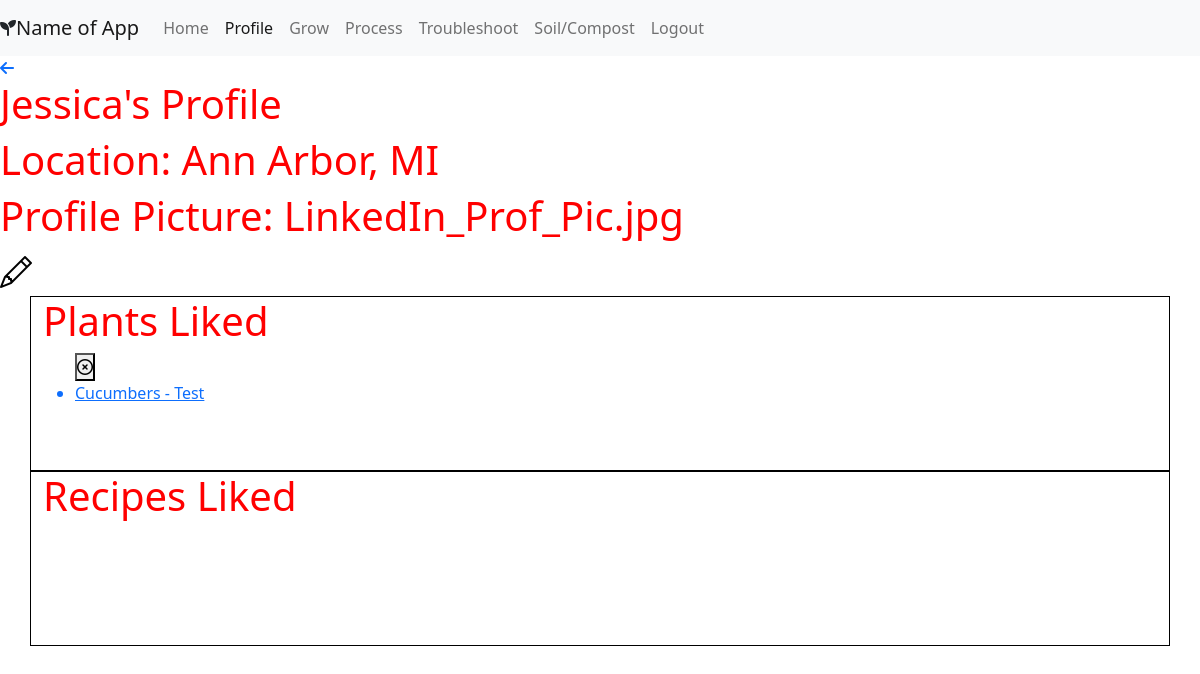
/profile/1 (signed in), run on the app's committed database.
### portfolio/models.py (models this page shows, shortened)
class User(models.Model):
    first_name = models.CharField(max_length=45)
    last_name = models.CharField(max_length=45)
    location = models.TextField(null = True)
    email = models.TextField()
    password = models.TextField()
    profile_pic = models.ImageField(null=True, blank=True)
    created_at = models.DateTimeField(auto_now_add=True)
    updated_at = models.DateTimeField(auto_now=True)
    objects = UserManager()

class Plant(models.Model):
    users_like = models.ManyToManyField(User, related_name = "plants_liked")
    category = models.CharField(max_length = 45)
    name = models.CharField(max_length = 45)
    plant_pic = models.ImageField(upload_to=None, height_field=None, width_field=None, max_length=100, blank=True, null=True)
    latin_name = models.CharField(max_length = 45, null=True)
    sun = models.CharField(max_length = 45, null=True)
    water = models.CharField(max_length = 255, null=True)
    spacing = models.CharField(max_length = 45, null=True)
    height_width = models.CharField(max_length = 45, null=True)
    days_to_harvest = models.CharField(max_length = 45, null=True)
    pH = models.CharField(max_length = 45, null=True)
    planting = models.TextField(null = True)
    family=models.CharField(max_length = 45, null=True)
    soil_reqs = models.TextField(null = True)
    companion_plants = models.TextField(null = True)
    dont_plant_near = models.TextField(null = True)
    pruning = models.TextField(null = True)
    harvesting = models.TextField(null = True)
    common_pests = models.TextField(null = True)
    medicinal_props = models.TextField(null = True)
    edibility = models.TextField(null = True)
    other_uses = models.TextField(null = True)
    specific_notes = models.TextField(null = True)
    created_at = models.DateTimeField(auto_now_add=True)
    updated_at = models.DateTimeField(auto_now=True)
    objects = PlantManager()

### portfolio/views.py (the view)
# urls.py: path('profile/<int:user_id>', views.profile),
def profile(request, user_id):
    if 'user_id' not in request.session:
        return redirect('/')
    context={
        'current_user' : User.objects.get(id = request.session['user_id']),
    }
    return render(request, "profile.html", context)

### portfolio/templates/profile.html (shortened to what this page needs)
<!DOCTYPE html>
<html lang="en">
<head>
    <link href="https://cdn.jsdelivr.net/npm/bootstrap@5.0.0-beta3/dist/css/bootstrap.min.css" rel="stylesheet"
>
    <link rel="stylesheet" href="https://cdn.jsdelivr.net/npm/bootstrap-icons@1.4.1/font/bootstrap-icons.css">
    {% load static %}
    <link rel="stylesheet" href="{% static 'css/styles.css' %}">
</head>
<body>
    <div>
        <nav class="navbar navbar-expand-lg navbar-light bg-light sticky-top">
            <i class="fas fa-seedling"></i><a class="navbar-brand" href="#"> Name of App</a>
            <div class="collapse navbar-collapse" id="navbarNavAltMarkup">
                <div class="navbar-nav">
                    <a class="nav-item nav-link" href="/home">Home</a>
                    <a class="nav-item nav-link active" href="/profile/{{current_user.id}}">Profile</a>
                    <a class="nav-item nav-link" href="/grow">Grow</a>
                    <a class="nav-item nav-link" href="#">Process</a>
                    <a class="nav-item nav-link" href="#">Troubleshoot</a>
                    <a class="nav-item nav-link" href="#">Soil/Compost</a>
                    <a class="nav-item nav-link" href="/logout">Logout</a>
                </div>
            </div>
        </nav>
    </div>
    <a href="/home"><i class="fas fa-arrow-left"></i></a>
    <h1>{{current_user.first_name}}'s Profile</h1>
    <h1>Location: {{current_user.location}}</h1>
    <h1>Profile Picture: {{current_user.profile_pic}}</h1>
    <a href="/profile/{{current_user.id}}/edit"><i class="bi-pencil" style="font-size: 2rem; color: black"></i></a>
    <div class="container" style="min-height: 175px; border:1px solid black">
        <h1>Plants Liked</h1>
        {% for plant in current_user.plants_liked.all %}
        <ul style="display: inline-block;">
            <form action="/plant/{{plant.id}}/unlike_plant" method="POST">
                <button type="submit" value="Unlike Plant"><i class="far fa-times-circle"></i></button>
            </form>
                <a href="/grow/details/{{plant.id}}"><li>{{plant.name}}</li></a>
            </ul>
            {% endfor %}
    </div>
    <div class="container" style="min-height: 175px; border:1px solid black">
        <h1>Recipes Liked</h1>
</body>
</html>

### portfolio/static/css/styles.css (style rules this page uses)
* { margin: 0; padding: 0; }
h1 { color: red; }

### data on the page
User: first_name "Jessica", location "Ann Arbor, MI", profile_pic "LinkedIn_Prof_Pic.jpg"
Plant: name "Cucumbers - Test"
